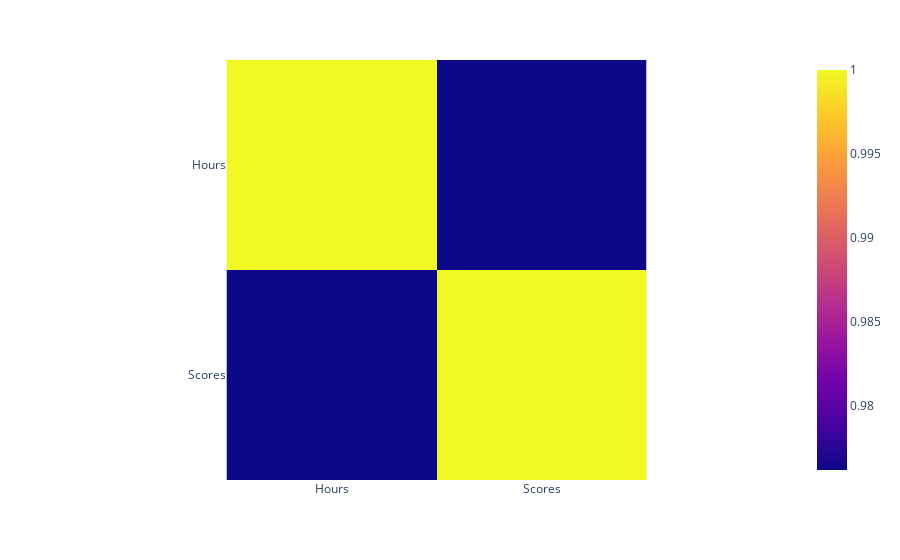

The cell this chart's notebook holds for it:
### Code cell
fig = px.imshow(s_data.corr())
fig.show()
#Here the heatmap clearly shown that there is a high correlation between the indepenent variable and dependent variable.

### Figure 1 — Plotly figure (JSON) as saved in the notebook; plotly's stock layout.template omitted (floating-point values rounded to 4 significant figures)
{"data": [{"coloraxis": "coloraxis", "hovertemplate": "x: %{x}<br>y: %{y}<br>color: %{z}<extra></extra>", "name": "0", "type": "heatmap", "x": ["Hours", "Scores"], "xaxis": "x", "y": ["Hours", "Scores"], "yaxis": "y", "z": [[1, 0.9762], [0.9762, 1]]}], "layout": {"coloraxis": {"colorscale": [[0, "#0d0887"], [0.1111, "#46039f"], [0.2222, "#7201a8"], [0.3333, "#9c179e"], [0.4444, "#bd3786"], [0.5556, "#d8576b"], [0.6667, "#ed7953"], [0.7778, "#fb9f3a"], [0.8889, "#fdca26"], [1, "#f0f921"]]}, "margin": {"t": 60}, "xaxis": {"anchor": "y", "constrain": "domain", "domain": [0, 1], "scaleanchor": "y"}, "yaxis": {"anchor": "x", "autorange": "reversed", "constrain": "domain", "domain": [0, 1]}}}
